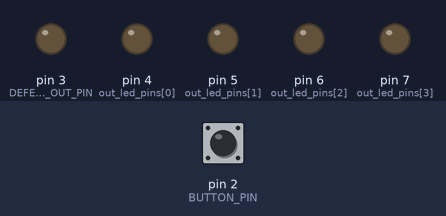
This sketch was run on a simulated Arduino Uno, built with avr-gcc and run on an emulated ATmega328P. On the bench: output pins drawn as LEDs (lit = HIGH). The test bench sets the inputs (shaded band); at power-on: pin 2 (BUTTON_PIN) HIGH.

Above: at 1.2 s.
1.3 s: pin 2 (BUTTON_PIN) pulled LOW for 0.15 s
At 2.0 s:
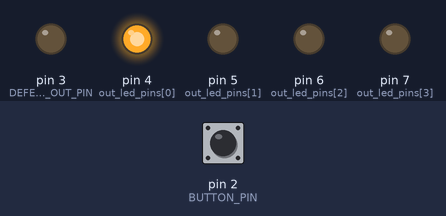
4.4 s: pin 2 (BUTTON_PIN) pulled LOW for 1 s
At 7.1 s:
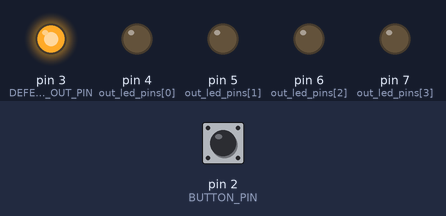
8.4 s: pin 2 (BUTTON_PIN) pulled LOW for 3.2 s
At 10.1 s:
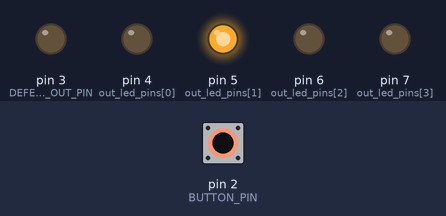
Timing chart, 0 to 14.9 s (numbered marks = the images above; inputs shaded):
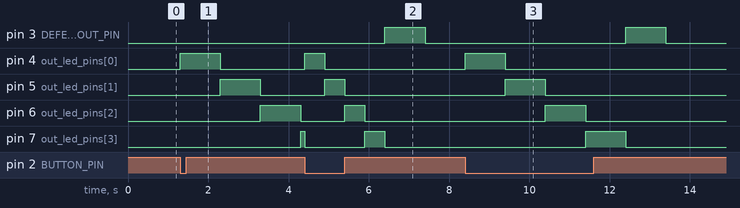

The sketch:

giochino_gibbone_definitivo.ino
```cpp
#define LED_N                 4

#define BUTTON_PIN            2
#define DEFEAT_OUT_PIN        3
const int out_led_pins[LED_N] = {4, 5, 6, 7};

bool pressed;
unsigned long current_time = 0;

void input(){
  current_time = millis();

  static int last_read = HIGH;
  int current_read = digitalRead(BUTTON_PIN);
  pressed = (last_read == HIGH && current_read == LOW);
  last_read = current_read;
}

typedef int state_t;

#define IDLE_STATE            ((state_t)0)
#define LED_STATE_BASE        ((state_t)1)
#define LED_STATE_MAX         ((state_t)(LED_STATE_BASE + LED_N - 1))
#define DEFEAT_STATE          ((state_t)LED_STATE_MAX + 1)

#define DEFAULT_STATE IDLE_STATE

#define DELAY_DEFAULT_VAL     1000
unsigned long delay_val = DELAY_DEFAULT_VAL;

#define DEFEAT_DURATION       1000

state_t current_state = DEFAULT_STATE;

void stato(){
  if (current_state == IDLE_STATE){
    if (pressed){
      current_state = LED_STATE_BASE;
    }
  } else if (current_state == DEFEAT_STATE){
    static bool started = false;
    static unsigned long start = 0;

    if(started){
      if(current_time >= (start + DEFEAT_DURATION)){
        current_state = IDLE_STATE;
        started = false;
        delay_val = DELAY_DEFAULT_VAL;
      }
    } else {
      start = current_time;
      started = true;
    }
  } else if (current_state >= LED_STATE_BASE && current_state <= LED_STATE_MAX){
    static bool started = false;
    static unsigned long start = 0;
    if (started){
      if (current_time >= (start + delay_val)){
        if (current_state == LED_STATE_MAX){
          if(pressed){
            delay_val /= 2;
            current_state = LED_STATE_BASE;
          } else {
            current_state = DEFEAT_STATE;
          }
        } else {
          if (pressed){
            current_state = DEFEAT_STATE;
          }
          current_state++;
        }
        started = false;
      } else {
        if (current_state == LED_STATE_MAX){
          if(pressed){
            delay_val /= 2;
            current_state = LED_STATE_BASE;
            started = false;
          }
        } else {
          if (pressed){
            current_state = DEFEAT_STATE;
            started = false;
          }
        }
      }
    } else {
      start = current_time;
      started = true;
    }
  }
}

void output(){
  static state_t last_state = DEFAULT_STATE;

  if (current_state != last_state){
    if (current_state == IDLE_STATE){
      for (uint8_t i = 0; i < LED_N; i++){
        digitalWrite(out_led_pins[i], LOW);
      }
      digitalWrite(DEFEAT_OUT_PIN, LOW);
    } else if (current_state == DEFEAT_STATE){
      for (uint8_t i = 0; i < LED_N; i++){
        digitalWrite(out_led_pins[i], LOW);
      }
      digitalWrite(DEFEAT_OUT_PIN, HIGH);
    } else if (current_state >= LED_STATE_BASE && current_state <= LED_STATE_MAX){
      digitalWrite(out_led_pins[last_state - LED_STATE_BASE], LOW);
      digitalWrite(out_led_pins[current_state - LED_STATE_BASE], HIGH);
    }
  }

  last_state = current_state;
}

void setup() {
  Serial.begin(115200);

  for (uint8_t i = 0; i < LED_N; i++){
    pinMode(out_led_pins[i], OUTPUT);
  }

  pinMode(BUTTON_PIN, INPUT_PULLUP);
  pinMode(DEFEAT_OUT_PIN, OUTPUT);
}

void loop() {
  input();
  stato();
  output();
}
```

Measured:
- after the input at 1.3 s, pin 4 (out_led_pins[0]): LOW → HIGH at once, → LOW 1.0 s later; pin 5 (out_led_pins[1]): LOW → HIGH after 1.0 s, → LOW 1.0 s later; pin 6 (out_led_pins[2]): LOW → HIGH after 2.0 s, → LOW 1.0 s later; pin 7 (out_led_pins[3]): LOW → HIGH after 3.0 s
- after the input at 4.4 s, pin 4 (out_led_pins[0]): LOW → HIGH at once, → LOW 0.50 s later; pin 5 (out_led_pins[1]): LOW → HIGH after 0.50 s, → LOW 0.50 s later; pin 6 (out_led_pins[2]): LOW → HIGH after 1.0 s, → LOW 0.50 s later; pin 7 (out_led_pins[3]): HIGH → LOW after 0.00 s instead of 0.90 s
- after the input at 8.4 s, pin 3 (DEFEAT_OUT_PIN): LOW → HIGH after 4.0 s, → LOW 1.0 s later; pin 4 (out_led_pins[0]): LOW → HIGH at once, → LOW 1.0 s later
